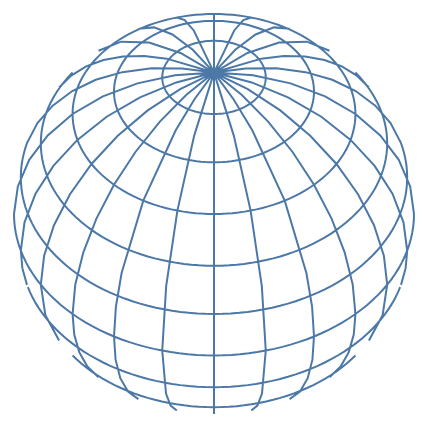

This figure's Vega-Lite source:
### Vega-Lite specification from a JSON file in a GitHub repository (floating-point values rounded to 4 significant figures)
{"$schema": "https://vega.github.io/schema/vega-lite/v3.json", "width": 200, "height": 200, "projection": {"type": "orthographic", "rotate": [0, -45, 0]}, "data": {"graticule": {"step": [15, 15]}}, "mark": {"type": "geoshape"}}
